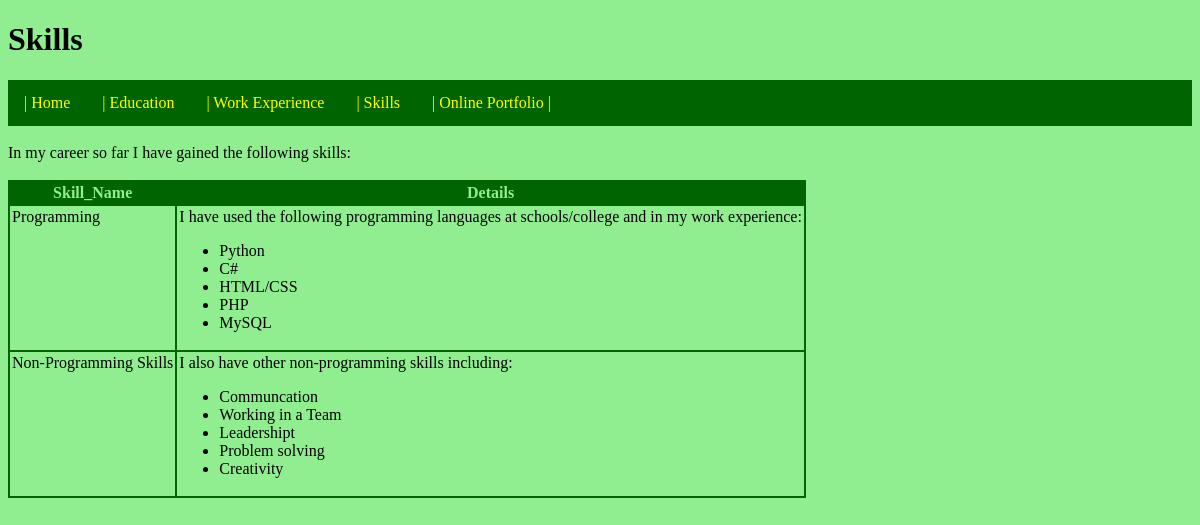
Page /Skills.php on the committed database.
### tables this page shows
CREATE TABLE `skills_tbl` 
(`Skill_ID` INT NOT NULL AUTO_INCREMENT , 
 `SkillName` VARCHAR(100) NOT NULL ,
`Details` VARCHAR(4000) NOT NULL , 
PRIMARY KEY (`Skill_ID`));

### Skills.php (the view, shortened to what this page needs)
<!DOCTYPE html>
<html>
<head>
<link rel="stylesheet" type="text/css" href="MyStyle.css">
</head>
<body>
<h1>Skills</h1>
<?php
include "connect.php";
include "navbar.php";
$conn = new mysqli($servername, $username, $password, $dbname);
$sql = "SELECT * FROM `skills_tbl`";
$result = $conn->query($sql);
if ($result->num_rows > 0) {
  echo "In my career so far I have gained the following skills:</br>";
  echo "<table  border=1 cellpadding=2 cellspacing=0 ><tr><th>Skill_Name</th><th>Details</th></tr>";
  while($row = $result->fetch_assoc()) {
    echo "<tr><td>".$row["SkillName"]."</td><td>".$row["Details"]."</td></tr>";
  }
  echo "</table>";
} else {
  echo "0 results";
}
?>
</body>
</html>

### MyStyle.css (style rules this page uses)
@media only screen and (min-width: 601px) { body { color: #000000; background-color: lightgreen; font-family: "Verdana"; font-size: 10; } }
@media only screen and (min-width: 601px) { table, th, td { border: 1px solid darkgreen; vertical-align: top; } }
@media only screen and (min-width: 601px) { th { background-color: darkgreen; color: lightgreen; font-weight: bold; } }

### rows in the picture
skills_tbl: SkillName "Programming", Details "I have used the following programming languages at schools/college and in my work experience: Python C# HTML/CSS PHP MySQL"
skills_tbl: SkillName "Non-Programming Skills", Details "I also have other non-programming skills including: Communcation Working in a Team Leadershipt Problem solving Creativity"
